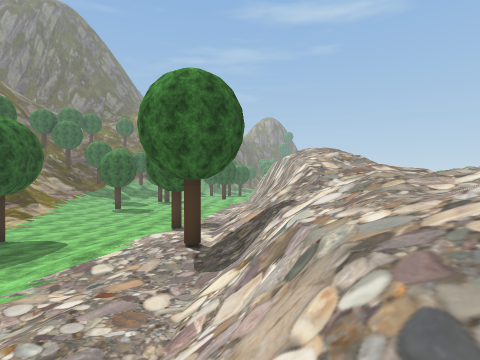
[1] (above)

21 first-person views from a walk through a scene from a Unity 3-D project. The camera is 1.4 m above the floor, looks level and sees 80° across. The floor is counted in squares, 2 m on a side. Each view is taken from the middle of a square. On the plan, view 1 faces up. The plan holds only what a view shows up to about 10 squares ahead; the rest is blank. The place goes on beyond the plan. Some trees and plants on the terrain are drawn as simple stand-ins. The player character is not drawn. Some surface patterns are stand-ins.

[2]
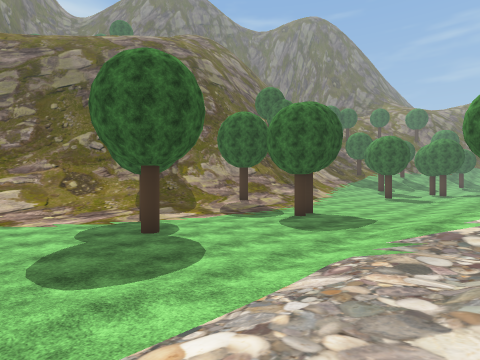

[3]
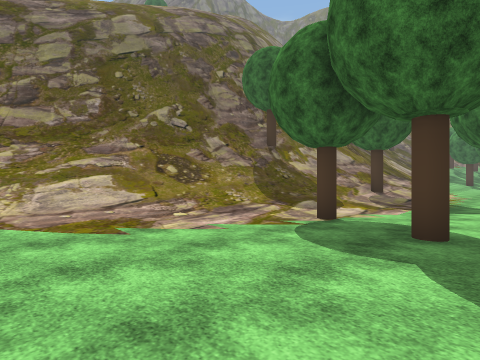

[4]
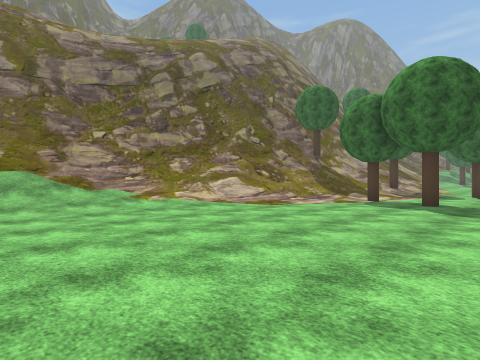

[5]
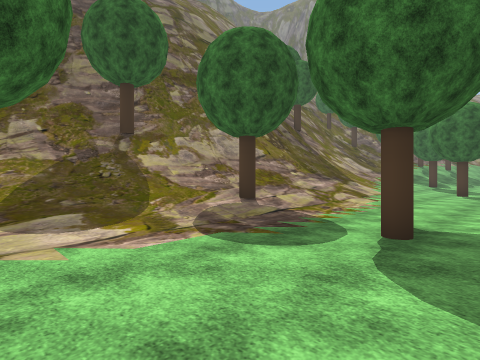

[6]
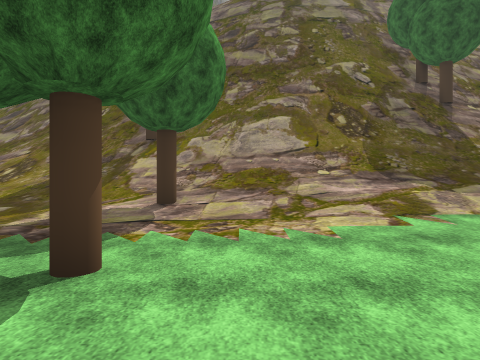

[7]
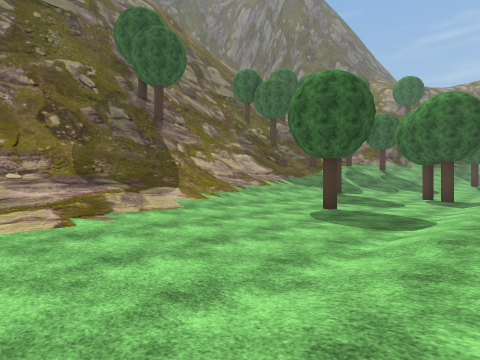

[8]
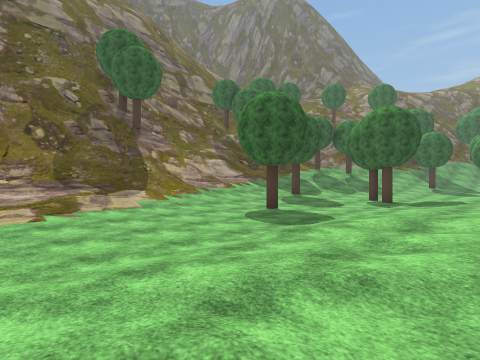

[9]
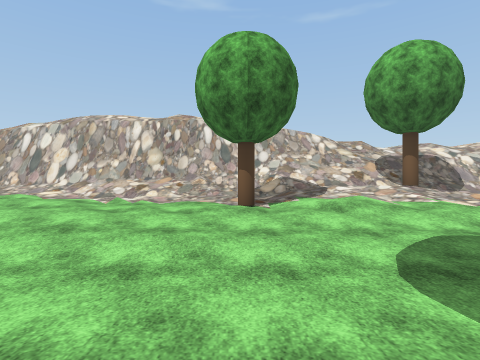

[10]
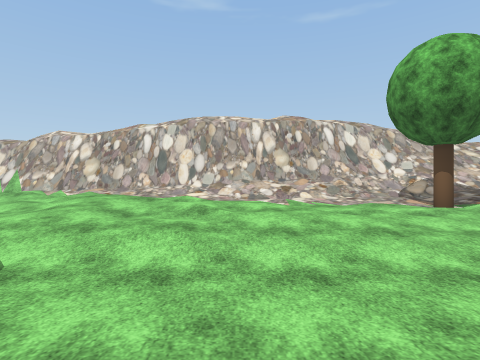

[11]
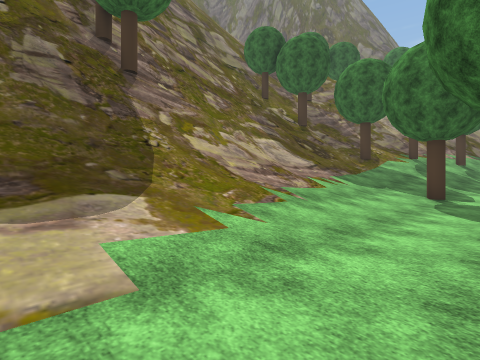

[12]
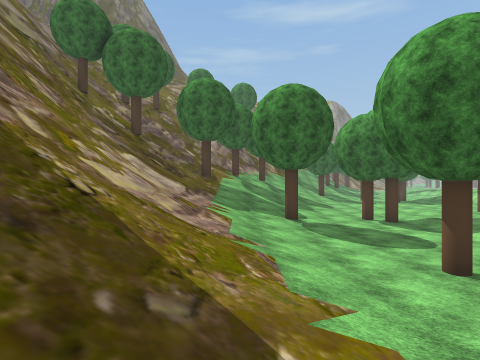

[13]
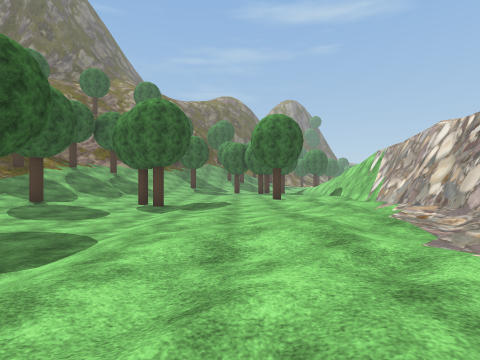

[14]
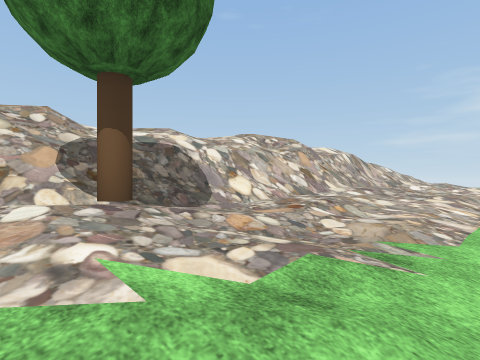

[15]
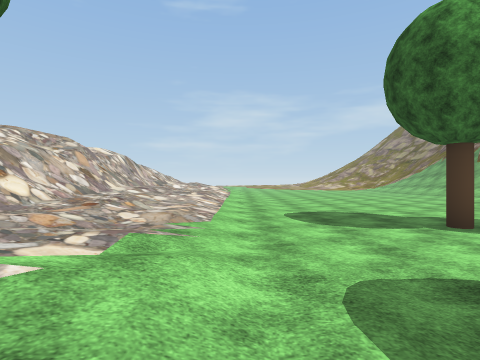

[16]
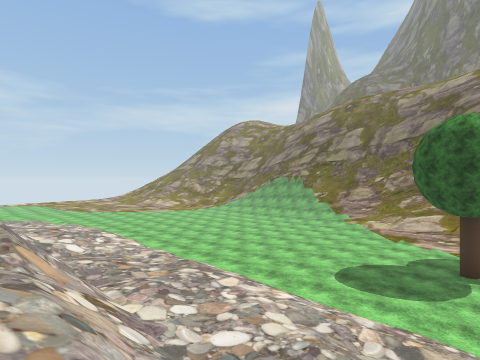

[17]
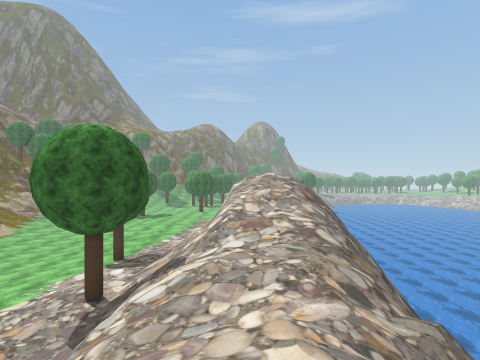

[18]
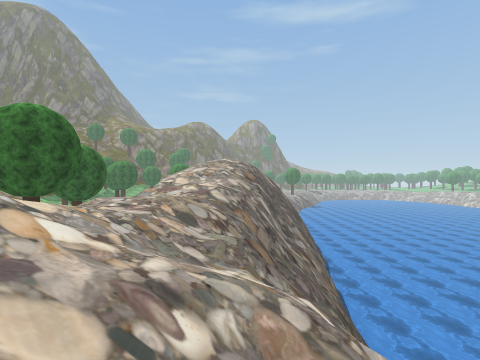

[19]
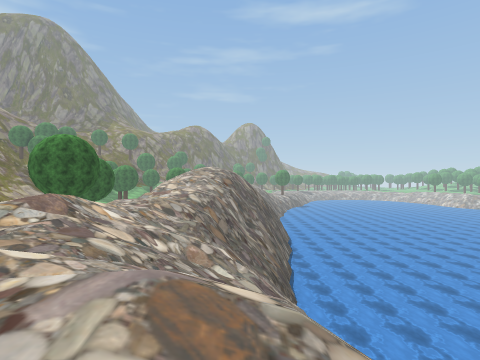

[20]
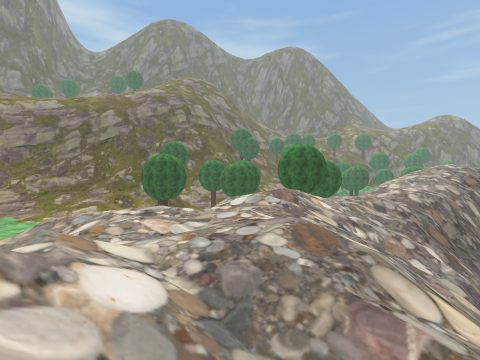

[21]
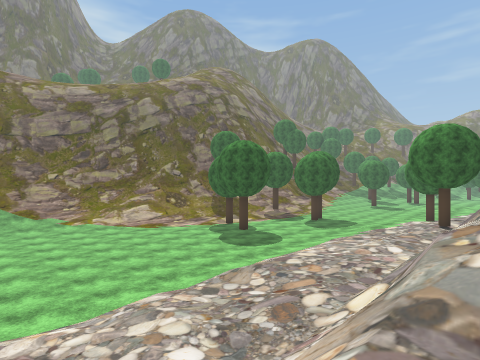

### Floor plan
Key: @ floor where view 1 was taken; # wall or solid block; . main floor; : floor 1 m higher than the main floor; + floor 1.75 m higher than the main floor; * floor 3.25 m higher than the main floor; % floor 4 m higher than the main floor; & floor 5 m higher than the main floor; $ floor 5.75 m higher than the main floor; / step, stairs or slope; = window, fence, low wall or low ledge; ≈ water the walk keeps out of; v drop or lower ground; T tree.
Columns run from 19 left of view 1 to 7 right of it. Each row starts with its distance up from view 1.
 23  #=//////:::.T.:::::#/
 22  ##/////::T....:::::#/
 21   ##////:::....:::::#/
 20    #/////::....:::::#/
 19    #=///:::....:::::#/
 18    ##////::T...:::::#/
 17    ##////::....:::::#/
 16    ##=///::....:::::#/
 15     #////::....:::::#/
 14     #=///::....::::/#/
 13     ##///::....::::/#/
 12     #=///::....::::/#/
 11     #=///::....::::/#$
 10     #=///:......:T:/#///v
  9     #=///T..T..::::///$/vvv
  8    ##////:..T..:::://&//vvv
  7    #/T///:.....::::///%/vvv
  6    #/////......:::T//%%/vv≈
  5    #////:.......::://%%/vv≈
  4   ##////:T......:::=/%%#=#≈
  3   #/////...T....::://%/=/=≈
  2   #////:........:::=//////
  1  ##////:........::://////v
  0  #=////:........:::@/&///v
 -1     //:........::::=/%%/
 -2    ///:........:/::v/%%//=
 -3   ////:.........:::v/%%%//
 -4  /////:........::::=//%%//
 -5 #/////..........:::/*  ///
 -6         ...... ://+/*

Positions as (right, up) in squares from view 1, and headings:
1: (0, 0), facing up
2: (-2, 0), facing up-left
3: (-7, -1), facing up-left
4: (-6, -6), facing up-left
5: (-6, 4), facing up-left
6: (-5, 10), facing left
7: (-4, 11), facing up-left
8: (-2, 11), facing up-left
9: (-8, 10), facing right
10: (-8, 14), facing right
11: (-8, 14), facing up-left
12: (-11, 14), facing up
13: (-3, 13), facing up
14: (-4, 7), facing down-right
15: (-4, 8), facing down
16: (1, 4), facing down-left
17: (2, 0), facing up
18: (4, -1), facing up
19: (5, -4), facing up
20: (6, -5), facing up-left
21: (1, -6), facing up-left
